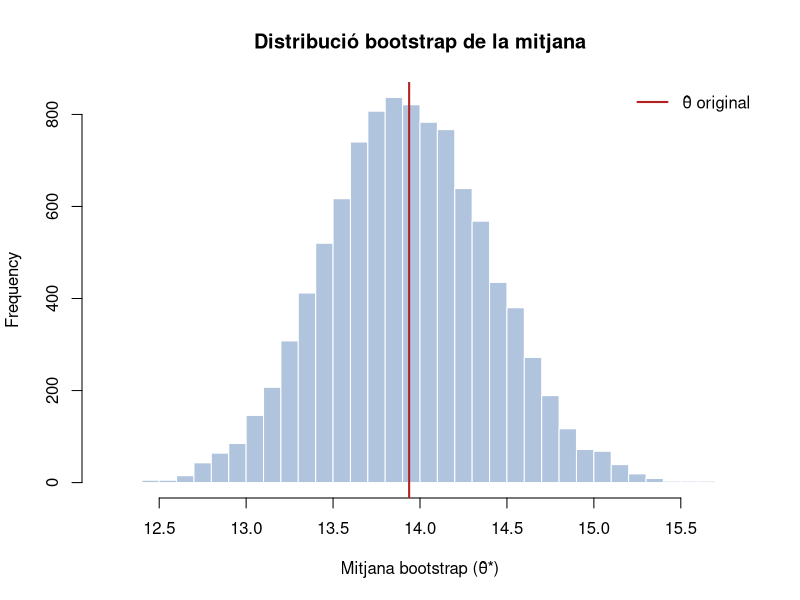
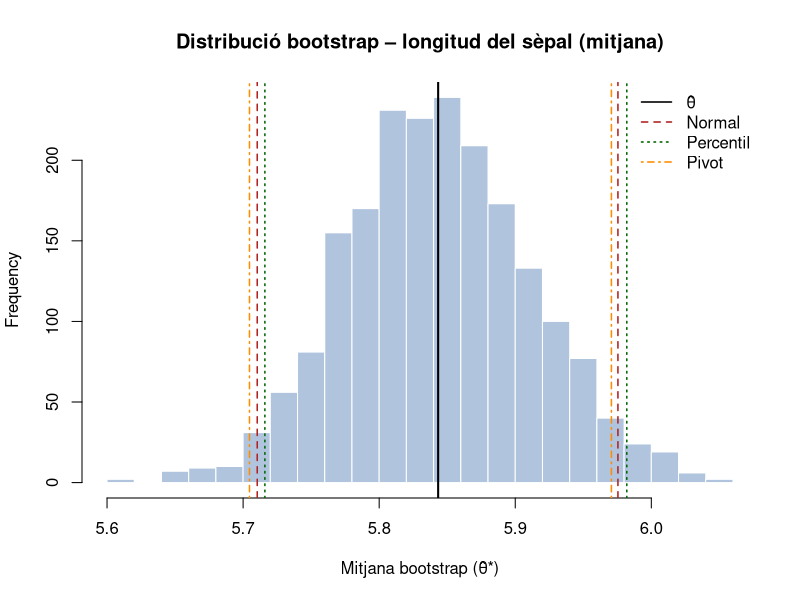
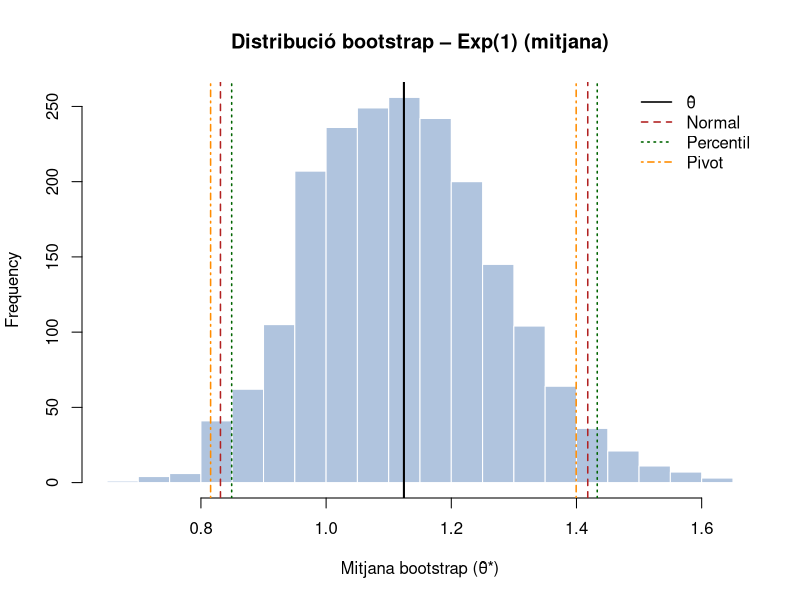
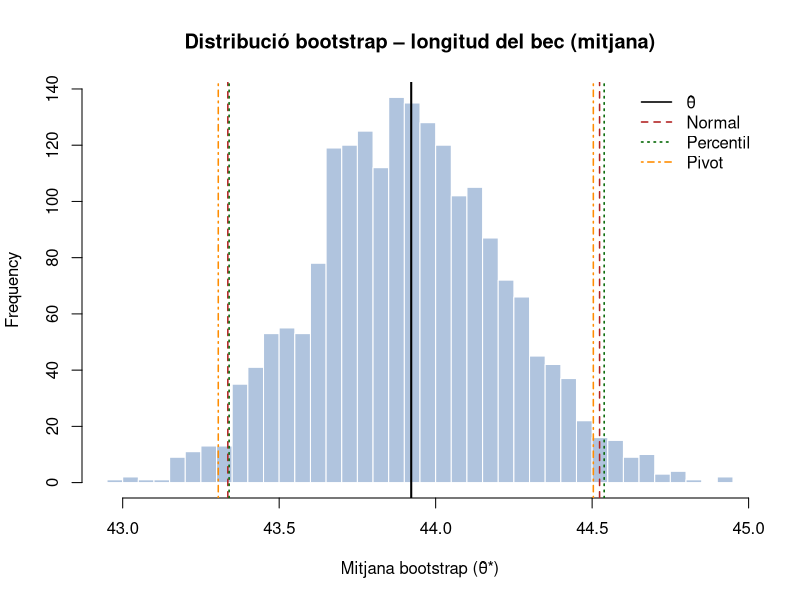
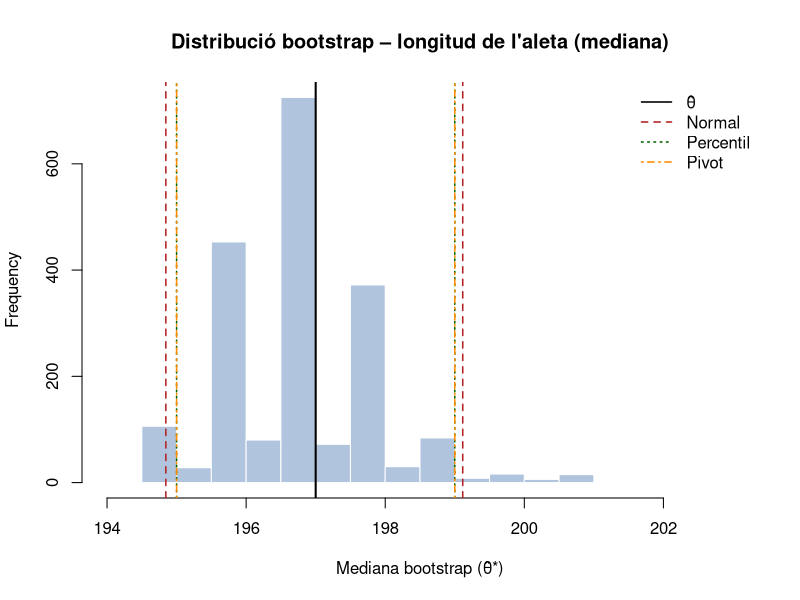

Recreate these plots in R, in order.
### ==================================================
### Estadística Grau Matemàtiques
### marta.bofill.roig@upc.edu // mireia.besalu@upc.edu
### Rlab4: CI BOOTSTRAP
### ================================================== 

# 1. Revisar bootstrap CI
# 2. Implementar funcions bootstrap manualment
# 3. Comparar utilitzant exemples els diferents intervals
# 4. Exercicis penguins dataset

# ------------------------------------------------------------
# Warm-up
# ------------------------------------------------------------
#  La idea central és senzilla:
# - Per construir un IC necessitem la distribució mostral de l'estimador hattheta
# - Aquesta distribució depèn de la distribució poblacional, que és desconeguda.
# -La mostra observada és la millor aproximació que tenim d'aquesta
#      distribució -> la tractem com si fos la "població".
# -Generem B mostres de mida n amb reposició a partir de la mostra original
#      (mostres bootstrap o mostres*).
# -Per a cada mostra* calculem l'estimador d'interès hattheta*.
# -La col·lecció {hattheta*_1, ..., hattheta*_B} aproxima la distribució mostral de hattheta.
#
#  A partir d'aquesta distribució empírica podem construir intervals de
#  confiança sense cap supòsit sobre la forma de la distribució poblacional.

# ------------------------------------------------------------
# IMPLEMENTACIÓ MANUAL DELS TRES MÈTODES D'IC
# ------------------------------------------------------------ 

# Dades d'exemple (podeu substituir-les per qualsevol vector numèric)
x <- c(12.5, 14.0, 13.7, 15.1, 11.9, 16.3, 14.8, 13.2)

n <- length(x)
theta_hat <- mean(x) # estimació puntual sobre la mostra original

n
theta_hat 

# Pas comú: generar la distribució bootstrap
set.seed(123)
B <- 10000 # nombre de rèpliques bootstrap (més gran -> més estable)

theta_boot <- numeric(B) # contenidor per als B valors bootstrap

for (b in 1:B) {
  x_star   <- x[sample(1:n, size = n, replace = TRUE)]
  theta_boot[b]  <- mean(x_star)
}

# Diagnòstic visual
hist(theta_boot,
     breaks = 30,
     main = "Distribució bootstrap de la mitjana",
     xlab = "Mitjana bootstrap (θ̂*)",
     col  = "lightsteelblue",
     border = "white")
abline(v = theta_hat, col = "firebrick", lwd = 2, lty = 1)
legend("topright", legend = "θ̂ original", col = "firebrick",
       lwd = 2, bty = "n")

# Error estàndard bootstrap
SE_boot <- sd(theta_boot)
SE_boot

alpha <- 0.05 # nivell de significació; l'IC tindrà confiança 1 - alpha = 95 %

## ============================================================
# 2.1 Mètode Normal
## ============================================================
#  Supòsit: la distribució de hattheta és aproximadament normal.
#  El bootstrap s'utilitza únicament per estimar l'error estàndard se_B. 
#
#  Avantatge:  molt senzill de calcular.
#  Limitació:  força la simetria de l'interval; no funciona bé si la
#      distribució de hattheta  és asimètrica o té cues pesades.

z  <- qnorm(1 - alpha / 2)   # z_{0.025} ≈ 1.96
ic_nor <- c(inf = theta_hat - z * SE_boot,
            sup = theta_hat + z * SE_boot)

ic_nor # IC Normal (95%) 

## ============================================================
#  2.2 Mètode Percentil
## ============================================================
#  No requereix cap supòsit de normalitat.
#  L'interval s'obté directament com els quantils alpha/2 i 1-alpha/2 de la
#  distribució bootstrap 
#
#  Avantatge:  capta l'asimetria de la distribució bootstrap.
#  Limitació:  pot tenir cobertura inferior a la nominal en mostres petites.

ic_per <- quantile(theta_boot, probs = c(alpha / 2, 1 - alpha / 2))

ic_per # IC Percentil (95%) 


## ============================================================
# 2.3 Mètode Pivot (bàsic) 
## ============================================================
#  Es basa en la simetria del pivot. Reflexa la distribució bootstrap al voltant de hattheta, de manera que
#  corregeix el biaix respecte al mètode percentil,
#
#  Avantatge:  millora la cobertura quan hi ha biaix.
#  Limitació:  segueix assumint una certa simetria de la distribució pivot.

ic_piv <- 2 * theta_hat - quantile(theta_boot, probs = c(1 - alpha / 2, alpha / 2))

ic_piv # IC Pivot / Bàsic (95%)

## ============================================================
# 3.  IC CLÀSSIC (PARAMÈTRIC) PER A LA MITJANA
## ============================================================
#
#  Quan les dades segueixen una distribució normal (o n és gran),
#  l'interval exacte per a la mitjana s'obté amb la distribució t de Student.
#
#  Avantatge:  òptim sota normalitat.
#  Limitació:  no és adequat per a estadístics distints de la mitjana ni
#              per a distribucions molt allunyades de la normal.

classic_ci_mean <- function(x, alpha = 0.05) {
  n     <- length(x)
  m     <- mean(x)
  s     <- sd(x)
  t_val <- qt(1 - alpha / 2, df = n - 1)
  marge <- t_val * s / sqrt(n)
  c(inf = m - marge, sup = m + marge)
}

classic_ci_mean(x)


## ============================================================
# 4.  ÚS DEL PAQUET {boot}
## ============================================================
#
#  El paquet {boot} ofereix una implementació optimitzada i estandarditzada.
#  La funció estadística ha de tenir la signatura:  f(data, indices)
#  on `indices` és el vector d'índexs de la mostra bootstrap.

# install.packages("boot") 
# https://cran.r-project.org/web/packages/boot/index.html
library(boot)

# Definim l'estadístic d'interès  
boot_mean <- function(data, indices) {
  mean(data[indices])
}

set.seed(123)
boot_out <- boot(data = x, statistic = boot_mean, R = 10000)

cat("\nEstimació original (boot_out$t0):", boot_out$t0, "\n")
cat("Error estàndard bootstrap (boot):", round(sd(boot_out$t), 4), "\n")

# boot.ci() calcula els tres intervals principals en una sola crida
boot_ci <- boot.ci(boot.out = boot_out,
                   conf     = 1 - alpha,
                   type     = c("norm", "perc", "basic"))

boot_ci

## ============================================================
# 5.  FUNCIÓ GENÈRICA bootstrap_ci()
## ============================================================
#
#  Encapsula el mètode percentil per a qualsevol estadístic escalar.
#  Paràmetres:
#    x             – vector de dades
#    stat_function – funció R que retorna un escalar (mean, median, var, …)
#    B             – nombre de rèpliques bootstrap
#    alpha         – nivell de significació

bootstrap_ci <- function(x, stat_function, B = 1000, alpha = 0.05) {
  n <- length(x)
  stats <- numeric(B)
  
  for (i in 1:B) {
    idx <- sample(1:n, size = n, replace = TRUE)
    stats[i] <- stat_function(x[idx])
  }
  
  list(
    inf = quantile(stats, probs = alpha / 2),
    sup = quantile(stats, probs = 1 - alpha / 2),
    distribucio_bootstrap = stats
  )
}


## ============================================================
# 6.  EXEMPLES
## ============================================================
# 6.1  Dades simètriques: iris – longitud del sèpal (mitjana)  

x_iris <- iris$Sepal.Length

boot_mean <- function(data, indices) mean(data[indices])

set.seed(123)
boot_iris <- boot(data = x_iris, statistic = boot_mean, R = 2000)
ci_iris <- boot.ci(boot_iris, conf = 0.95, type = c("norm", "perc", "basic"))

(ic_classic = classic_ci_mean(x_iris))
ci_iris

# Diagnòstic visual: histograma + els quatre límits superposats
hist(boot_iris$t,
     breaks = 30,
     main   = "Distribució bootstrap – longitud del sèpal (mitjana)",
     xlab   = "Mitjana bootstrap (θ̂*)",
     col    = "lightsteelblue", border = "white")
abline(v = boot_iris$t0,          col = "black",     lwd = 2)
abline(v = ci_iris$normal[2:3],   col = "firebrick", lty = 2, lwd = 1.5)
abline(v = ci_iris$percent[4:5],  col = "darkgreen", lty = 3, lwd = 1.5)
abline(v = ci_iris$basic[4:5],    col = "darkorange",lty = 4, lwd = 1.5)
legend("topright", bty = "n",
       legend = c("θ̂", "Normal", "Percentil", "Pivot"),
       col    = c("black", "firebrick", "darkgreen", "darkorange"),
       lty    = c(1, 2, 3, 4), lwd = 1.5)


# 6.2  Dades asimètriques: distribució exponencial  

set.seed(42)
x_exp <- rexp(100, rate = 1)   # μ = 1, distribució clarament asimètrica

set.seed(42)
boot_exp <- boot(data = x_exp, statistic = boot_mean, R = 2000)
ci_exp <- boot.ci(boot_exp, conf = 0.95, type = c("norm", "perc", "basic"))

ci_exp
classic_ci_mean(x_exp)


hist(boot_exp$t,
     breaks = 30,
     main   = "Distribució bootstrap – Exp(1) (mitjana)",
     xlab   = "Mitjana bootstrap (θ̂*)",
     col    = "lightsteelblue", border = "white")
abline(v = boot_exp$t0,         col = "black",      lwd = 2)
abline(v = ci_exp$normal[2:3],  col = "firebrick",  lty = 2, lwd = 1.5)
abline(v = ci_exp$percent[4:5], col = "darkgreen",  lty = 3, lwd = 1.5)
abline(v = ci_exp$basic[4:5],   col = "darkorange", lty = 4, lwd = 1.5)
legend("topright", bty = "n",
       legend = c("θ̂", "Normal", "Percentil", "Pivot"),
       col    = c("black", "firebrick", "darkgreen", "darkorange"),
       lty    = c(1, 2, 3, 4), lwd = 1.5)

# 6.3  Mostra petita  

set.seed(99)
x_petit <- sample(x_iris, size = 10)

set.seed(99)
boot_petit <- boot(data = x_petit, statistic = boot_mean, R = 2000)
ci_petit <- boot.ci(boot_petit, conf = 0.95, type = c("norm", "perc", "basic"))

classic_ci_mean(x_petit)
ci_petit


## ============================================================
# 7.  EXERCICI: DATASET PALMER PENGUINS
## ============================================================
#
#  El dataset `penguins` conté mesures morfològiques de tres espècies de
#  pingüins de l'Antàrtida (Adèlia, Gentoo i Barbijo).
#
#  Variables d'interès:
# -bill_length_mm    – longitud del bec (mm)
# -flipper_length_mm – longitud de l'aleta (mm)
#
#  Tasques:
#    1. Carregar el paquet i eliminar valors absents (NA).
#    2. bill_length_mm:
#       a) Estimació puntual: mitjana.
#       b) IC 95 % clàssic (t-Student).
#       c) IC 95 % bootstrap (percentil, B = 2000).
#    3. flipper_length_mm:
#       a) Estimació puntual: mediana.
#       b) IC 95 % bootstrap (percentil, B = 2000). 
#    4. Comparar i interpretar les diferències entre mètodes.

# install.packages("palmerpenguins")   # descomenteu si cal
library(palmerpenguins)

# 1
bec    <- na.omit(penguins$bill_length_mm)
aleta  <- na.omit(penguins$flipper_length_mm)

# 2
mean(bec)   # estimació puntual

set.seed(1)
boot_bec <- boot(data = bec, statistic = boot_mean, R = 2000)
ci_bec   <- boot.ci(boot_bec, conf = 0.95, type = c("norm", "perc", "basic"))

# IC clàssic per comparar
classic_ci_mean(bec)

# Els tres IC bootstrap
ci_bec   # norm -> $normal[2:3]  |  perc -> $percent[4:5]  |  pivot -> $basic[4:5]

hist(boot_bec$t,
     breaks = 30,
     main   = "Distribució bootstrap – longitud del bec (mitjana)",
     xlab   = "Mitjana bootstrap (θ̂*)",
     col    = "lightsteelblue", border = "white")
abline(v = boot_bec$t0,          col = "black",      lwd = 2)
abline(v = ci_bec$normal[2:3],   col = "firebrick",  lty = 2, lwd = 1.5)
abline(v = ci_bec$percent[4:5],  col = "darkgreen",  lty = 3, lwd = 1.5)
abline(v = ci_bec$basic[4:5],    col = "darkorange", lty = 4, lwd = 1.5)
legend("topright", bty = "n",
       legend = c("θ̂", "Normal", "Percentil", "Pivot"),
       col    = c("black", "firebrick", "darkgreen", "darkorange"),
       lty    = c(1, 2, 3, 4), lwd = 1.5)

# 3
median(aleta)   # estimació puntual

boot_median <- function(data, indices) median(data[indices])

set.seed(1)
boot_aleta <- boot(data = aleta, statistic = boot_median, R = 2000)
ci_aleta   <- boot.ci(boot_aleta, conf = 0.95, type = c("norm", "perc", "basic"))

ci_aleta  

hist(boot_aleta$t,
     breaks = 20,
     main   = "Distribució bootstrap – longitud de l'aleta (mediana)",
     xlab   = "Mediana bootstrap (θ̂*)",
     col    = "lightsteelblue", border = "white")
abline(v = boot_aleta$t0,          col = "black",      lwd = 2)
abline(v = ci_aleta$normal[2:3],   col = "firebrick",  lty = 2, lwd = 1.5)
abline(v = ci_aleta$percent[4:5],  col = "darkgreen",  lty = 3, lwd = 1.5)
abline(v = ci_aleta$basic[4:5],    col = "darkorange", lty = 4, lwd = 1.5)
legend("topright", bty = "n",
       legend = c("θ̂", "Normal", "Percentil", "Pivot"),
       col    = c("black", "firebrick", "darkgreen", "darkorange"),
       lty    = c(1, 2, 3, 4), lwd = 1.5)


# Interpretació:
# - Longitud del bec (n gran, distribució ~normal):
#   L'IC clàssic i el bootstrap coincideixen molt bé. 
# 
# - Longitud de l'aleta (mediana):
# No disposem d'una fórmula tancada per a l'IC de la mediana.
# El bootstrap resol el problema de manera directa, sense
# cap supòsit sobre la distribució poblacional.
# 
# En general:
# - Si les dades són normals -> IC clàssic i bootstrap similars.
# - Si hi ha asimetria o estadístics complexos -> bootstrap
# proporciona solució a la búsqueda d'intervals.
# - Mostra petita: cal cautela amb tots dos mètodes.
